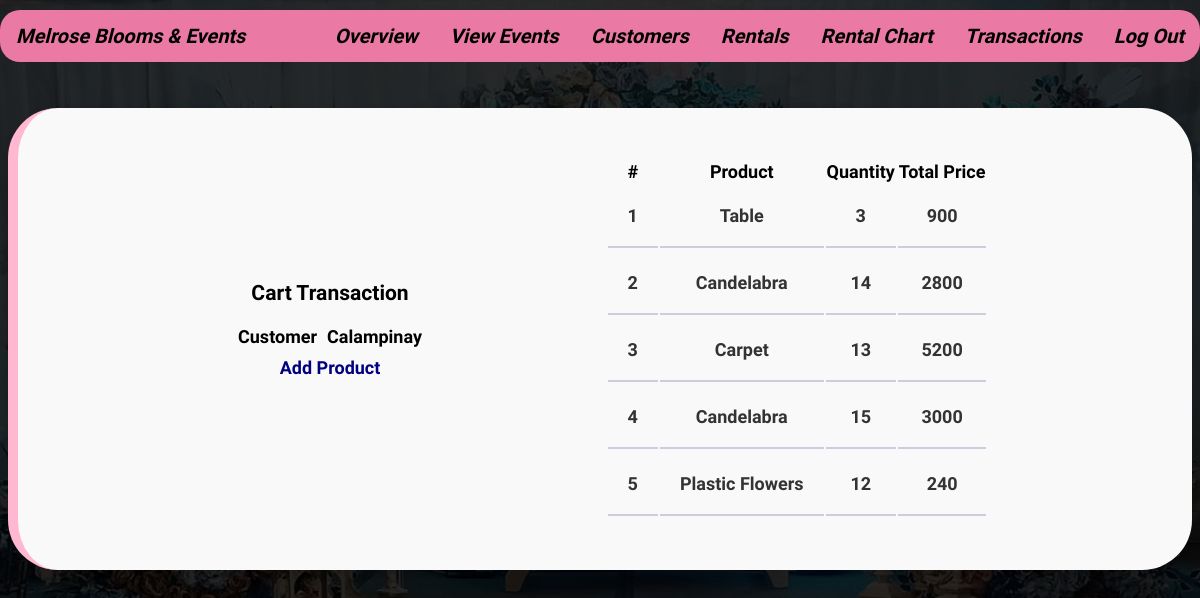
The app's page /index.php?page=test&subpage=readC&id=3 (signed in) with its own data.
### tables this page shows
CREATE TABLE `customers` (
  `cust_id` int(11) NOT NULL,
  `cust_fname` varchar(50) NOT NULL,
  `cust_lname` varchar(50) NOT NULL,
  `cust_add` varchar(100) NOT NULL,
  `cust_type` varchar(50) NOT NULL,
  `cust_num` int(20) NOT NULL
);

CREATE TABLE `cart_inv` (
  `cart_inv_id` int(11) NOT NULL,
  `cart_id` int(11) NOT NULL,
  `rental_id` int(11) NOT NULL,
  `cust_qty` int(11) NOT NULL
);

CREATE TABLE `rentals` (
  `rental_id` int(11) UNSIGNED NOT NULL,
  `item_name` varchar(50) NOT NULL,
  `rent_price` int(100) NOT NULL,
  `item_qty` int(11) NOT NULL
);

### classes/cart.php (called while the page is built, shortened)
<?php
class Cart{
	private $DB_SERVER='localhost';
	private $DB_USERNAME='root';
	private $DB_PASSWORD='';
	private $DB_DATABASE='test3';
	private $conn;
	public function __construct(){
		$this->conn = new PDO("mysql:host=".$this->DB_SERVER.";dbname=".$this->DB_DATABASE,$this->DB_USERNAME,$this->DB_PASSWORD);
	}
	function get_Customer_save($id){
		$sql="SELECT cart_saved FROM cart WHERE cart_id = :id";
		$q = $this->conn->prepare($sql);
		$q->execute(['id' => $id]);
		$cart_saved = $q->fetchColumn();
		return $cart_saved;
	}
	public function list_Customer_inventory($id){
		$sql="SELECT * FROM cart_inv WHERE cart_id=$id";
		$q = $this->conn->query($sql) or die("failed!");
		while($r = $q->fetch(PDO::FETCH_ASSOC)){
		$data[]=$r;
		}
		if(empty($data)){
		   return false;
		}else{
			return $data;
		}
	}
	function get_Lname($id){
		$sql="SELECT cust_lname FROM customers WHERE cust_id = :id";
		$q = $this->conn->prepare($sql);
		$q->execute(['id' => $id]);
		$clname = $q->fetchColumn();
		return $clname;
	}
	function get_rental_items($id){
		$sql="SELECT rental_id FROM rentals WHERE rental_id = :id";
		$q = $this->conn->prepare($sql);
		$q->execute(['id' => $id]);
		$rental_id = $q->fetchColumn();
		return $rental_id;
	}
	function get_item_name($id){
		$sql="SELECT item_name FROM rentals WHERE rental_id = :id";
		$q = $this->conn->prepare($sql);
		$q->execute(['id' => $id]);
		$item_name = $q->fetchColumn();
		return $item_name;
	}
	function get_Cust_id($id){
		$sql="SELECT cust_id FROM customers WHERE cust_id = :id";
		$q = $this->conn->prepare($sql);
		$q->execute(['id' => $id]);
		$cust_id = $q->fetchColumn();
		return $cust_id;
	}
function get_multiply($id){
    $sql = "SELECT r.rent_price, t.cust_qty
            FROM rentals r
            INNER JOIN cart_inv t ON r.rental_id = t.rental_id
            WHERE t.cart_inv_id = :id";
    $query = $this->conn->prepare($sql);
    $query->execute(['id' => $id]);
    $result = $query->fetch();
    $transaction_price = $result['rent_price'] * $result['cust_qty'];
    return $transaction_price;
}
}

### transac2-module/cart-rentals.php (the view, shortened to what this page needs)
<div class="header1">
  <h3>Cart Transaction</h3>
  <div>
    <label for="cust_id">Customer</label>
    <span class="info-text"><?php echo $cart->get_Lname($cart->get_Cust_id($id));?></span>
  </div>
  <?php
    if($cart->get_Customer_save($id) == 0){
  ?>
<a class="btn-jsactive" onclick="document.getElementById('id01').style.display='block'">Add Product</a>
    <?php
    }
    ?>
    </div>
<div id="proList">
    <table id="tableP">
      <tr>
        <th>#</th>
        <th>Product</th>
        <th>Quantity</th>
        <th>Total Price</th>
      </tr>
<?php
$count = 1;
if($cart->list_Customer_inventory($id) != false){
foreach($cart->list_Customer_inventory($id) as $value){
   extract($value);
?>
      <tr>
        <td><?php echo $count;?></td>
        <td><?php echo $cart->get_item_name($cart->get_rental_items($rental_id));?></td>
        <td><?php echo $cust_qty;?></td>
        <td><?php echo $cart->get_multiply($cart_inv_id);?></td>
      </tr>
      <tr>
<?php
 $count++;
}
}else{
  echo "No Record Found.";
}
?>
    </table>
</div>
</div>

### css/custom.css (style rules this page uses)
html { margin: 0; padding: 0; }
body { font-family: 'Assistant', sans-serif; font-size: 18px; background: url(../images/bg.png); background-size: cover; }
#proList { width: 900px; padding: 30px; margin: 0 auto; display: flex; flex-direction: column; justify-content: center; align-items: center; }
.header1 { display: flex; flex-direction: column; align-items: center; margin-left: 200px; margin-bottom: 20px; }
.header1 h3 { margin-top: 0; }
.header1 div { display: flex; align-items: center; }
.header1 label { margin-right: 10px; font-weight: bold; }
.header1 .info-text { font-weight: bold; }
.btn-jsactive { margin-top: 10px; text-decoration: none; color: #000080; font-weight: bold; }
td { border-bottom: 2px solid #ceccdd; padding: 20px; text-align: center; background-color: #f9f9f9; font-size: 18px; color: #333; font-weight: bold; }
.info-text { font-weight: bold; }

### records on screen
customers: $cart->get_Lname($cart->get_Cust_id($id)) "Calampinay"
cart_inv: rental.item_name "Table", cust_qty "3", $cart->get_multiply($cart_inv_id) "900"
cart_inv: rental.item_name "Candelabra", cust_qty "14", $cart->get_multiply($cart_inv_id) "2800"
cart_inv: rental.item_name "Carpet", cust_qty "13", $cart->get_multiply($cart_inv_id) "5200"
cart_inv: rental.item_name "Candelabra", cust_qty "15", $cart->get_multiply($cart_inv_id) "3000"
cart_inv: rental.item_name "Plastic Flowers", cust_qty "12", $cart->get_multiply($cart_inv_id) "240"
